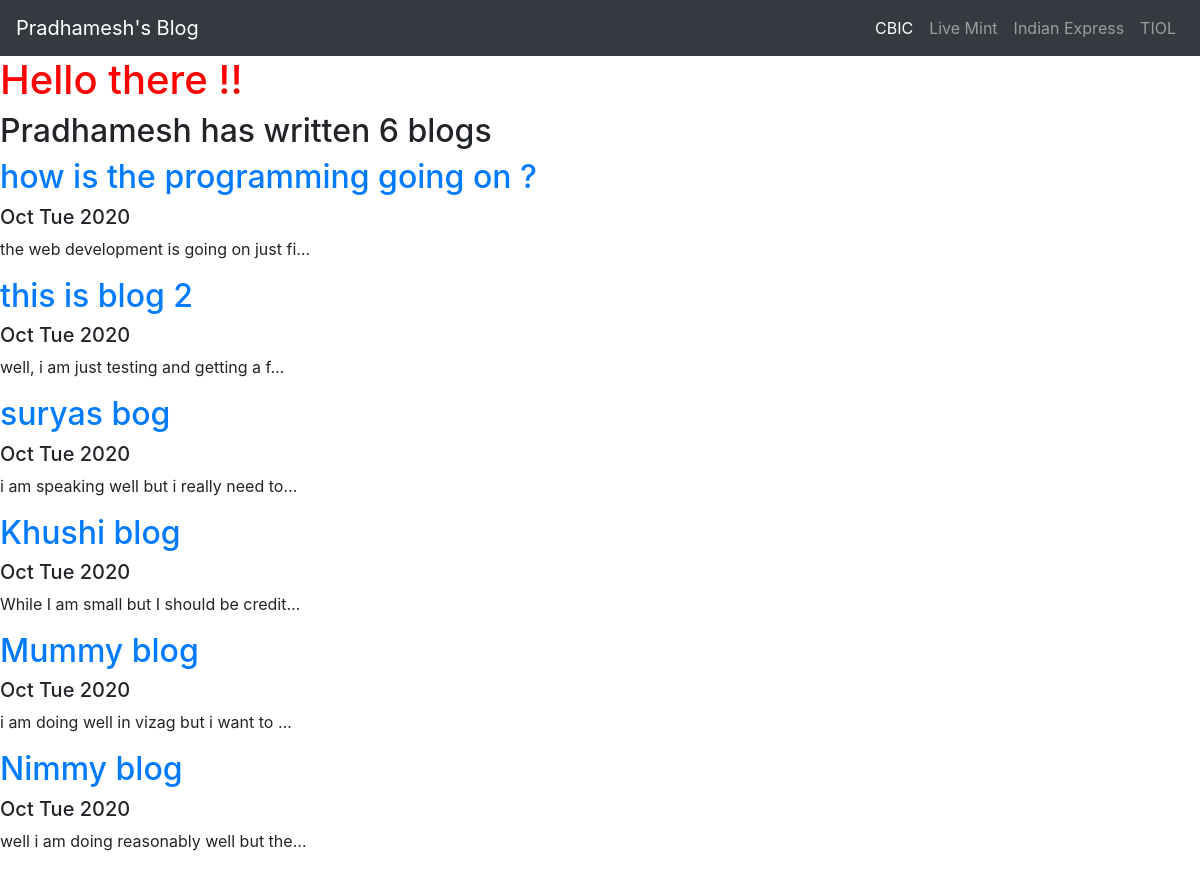
Screenshot of /blog/ with the database file from the repository.
### blog/models.py (models this page shows, shortened)
class Blog(models.Model):
    title = models.CharField(max_length = 100)
    description = models.TextField()
    date = models.DateField()

### blog/views.py (the view)
# urls.py: path('',views.all_blogs, name='all_blogs'),
def all_blogs(request):
    blogs = Blog.objects.order_by('-date')
    return render(request,'blog/all_blogs.html',{'blogs':blogs})

### blog/templates/blog/all_blogs.html
{% extends 'portfolio/base2.html' %}
{% block content %}
<h1>Hello there !! </h1>
<h2>Pradhamesh has written {{blogs.count}} blog{{ blogs.count|pluralize }}</h2>
{% for blog in blogs %}
  <a href="{% url 'blog:detail' blog.id %}"><h2>{{blog.title}}</h2></a>
  <h5>{{blog.date|date:'M D Y'}}</h5>
  <p>{{blog.description|truncatechars:40}}</p>
{% endfor %}
{% endblock %}

### portfolio/templates/portfolio/base2.html (shortened to what this page needs)
<!DOCTYPE html>
<html lang="en">
<head>
  <link rel="stylesheet" href="master.css">
  <link rel="stylesheet" href="https://maxcdn.bootstrapcdn.com/bootstrap/4.5.2/css/bootstrap.min.css">
</head>
<body>
  <nav class="navbar navbar-expand-lg navbar-dark bg-dark">
    <a class="navbar-brand" href="{% url 'blog:all_blogs' %}">Pradhamesh's Blog</a>
  <div class="collapse navbar-collapse" id="navbarNav">
    <ul class="nav navbar-nav ml-auto">
      <li class="nav-item active">
        <a class="nav-link" href="https://www.cbic.gov.in/">CBIC <span class="sr-only">(current)</span></a>
      </li>
      <li class="nav-item">
        <a class="nav-link" href="https://www.livemint.com/">Live Mint</a>
      </li>
      <li class="nav-item">
        <a class="nav-link" href="https://indianexpress.com/">Indian Express</a>
      </li>
      <li class="nav-item">
        <a class="nav-link" href="https://www.taxindiaonline.com/">TIOL</a>
      </li>
    </ul>
  </nav>
  {% block content %}
  {% endblock %}
</body>

### portfolio/templates/portfolio/master.css (style rules this page uses)
h1 { color: red; }

### rows the page displays
Blog: title "how is the programming going on ?", date "Oct Tue 2020", description "the web development is going on just fi…"
Blog: title "this is blog 2", date "Oct Tue 2020", description "well, i am just testing and getting a f…"
Blog: title "suryas bog", date "Oct Tue 2020", description "i am speaking well but i really need to…"
Blog: title "Khushi blog", date "Oct Tue 2020", description "While I am small but I should be credit…"
Blog: title "Mummy blog", date "Oct Tue 2020", description "i am doing well in vizag but i want to …"
Blog: title "Nimmy blog", date "Oct Tue 2020", description "well i am doing reasonably well but the…"

### other values shown
{{ blogs.count }} "6"
